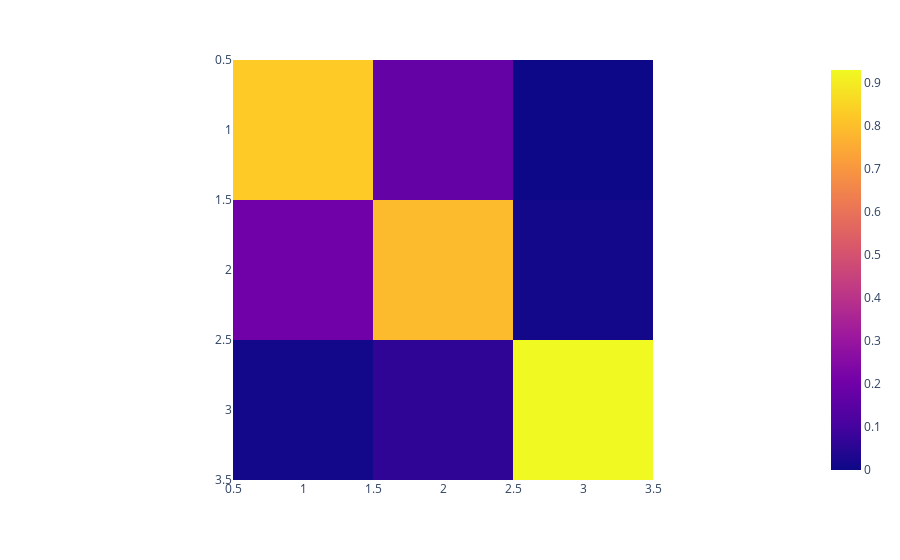

The cell this chart's notebook holds for it:
### Code cell
fig = px.imshow(df_cm)
fig.show()

### Figure 1 — Plotly figure (JSON) as saved in the notebook; plotly's stock layout.template omitted (floating-point values rounded to 4 significant figures)
{"data": [{"coloraxis": "coloraxis", "hovertemplate": "x: %{x}<br>y: %{y}<br>color: %{z}<extra></extra>", "type": "heatmap", "x": ["1", "2", "3"], "y": ["1", "2", "3"], "z": [[0.8259, 0.1741, 0], [0.2011, 0.788, 0.01087], [0.01127, 0.05915, 0.9296]]}], "layout": {"coloraxis": {"colorscale": [[0, "#0d0887"], [0.1111, "#46039f"], [0.2222, "#7201a8"], [0.3333, "#9c179e"], [0.4444, "#bd3786"], [0.5556, "#d8576b"], [0.6667, "#ed7953"], [0.7778, "#fb9f3a"], [0.8889, "#fdca26"], [1, "#f0f921"]]}, "margin": {"t": 60}, "xaxis": {"constrain": "domain", "scaleanchor": "y"}, "yaxis": {"autorange": "reversed", "constrain": "domain"}}}
